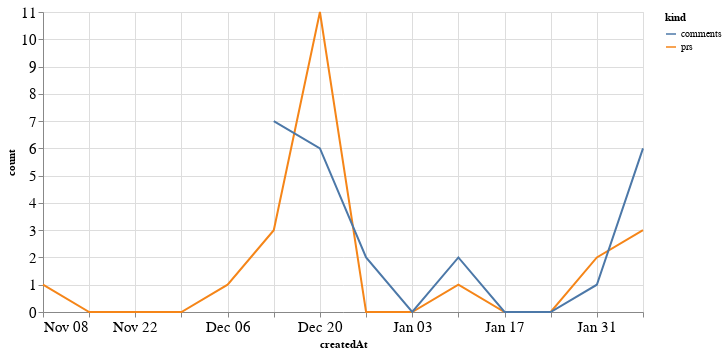

Notebook code cell kept with this figure:
### Code cell
alt.Chart(total_time, width=600).mark_line().encode(
    x='createdAt',
    y='count',
    color='kind'
)

### Figure 1 — Vega-Lite specification as saved in the notebook (floating-point values rounded to 4 significant figures)
{"config": {"axisLeft": {"labelFontSize": 15}, "axisBottom": {"labelFontSize": 15}}, "data": {"name": "data-c34ef8f89c03ea2012f81a2ad82a9b83"}, "mark": "line", "encoding": {"color": {"type": "nominal", "field": "kind"}, "x": {"type": "temporal", "field": "createdAt"}, "y": {"type": "quantitative", "field": "count"}}, "width": 600, "$schema": "https://vega.github.io/schema/vega-lite/v4.8.1.json", "datasets": {"data-c34ef8f89c03ea2012f81a2ad82a9b83": [{"createdAt": "2020-11-08T00:00:00", "kind": "prs", "count": 1.0}, {"createdAt": "2020-11-15T00:00:00", "kind": "prs", "count": 0.0}, {"createdAt": "2020-11-22T00:00:00", "kind": "prs", "count": 0.0}, {"createdAt": "2020-11-29T00:00:00", "kind": "prs", "count": 0.0}, {"createdAt": "2020-12-06T00:00:00", "kind": "prs", "count": 1.0}, {"createdAt": "2020-12-13T00:00:00", "kind": "prs", "count": 3.0}, {"createdAt": "2020-12-20T00:00:00", "kind": "prs", "count": 11.0}, {"createdAt": "2020-12-27T00:00:00", "kind": "prs", "count": 0.0}, {"createdAt": "2021-01-03T00:00:00", "kind": "prs", "count": 0.0}, {"createdAt": "2021-01-10T00:00:00", "kind": "prs", "count": 1.0}, {"createdAt": "2021-01-17T00:00:00", "kind": "prs", "count": 0.0}, {"createdAt": "2021-01-24T00:00:00", "kind": "prs", "count": 0.0}, {"createdAt": "2021-01-31T00:00:00", "kind": "prs", "count": 2.0}, {"createdAt": "2021-02-07T00:00:00", "kind": "prs", "count": 3.0}, {"createdAt": "2020-11-08T00:00:00", "kind": "comments", "count": null}, {"createdAt": "2020-11-15T00:00:00", "kind": "comments", "count": null}, {"createdAt": "2020-11-22T00:00:00", "kind": "comments", "count": null}, {"createdAt": "2020-11-29T00:00:00", "kind": "comments", "count": null}, {"createdAt": "2020-12-06T00:00:00", "kind": "comments", "count": null}, {"createdAt": "2020-12-13T00:00:00", "kind": "comments", "count": 7.0}, {"createdAt": "2020-12-20T00:00:00", "kind": "comments", "count": 6.0}, {"createdAt": "2020-12-27T00:00:00", "kind": "comments", "count": 2.0}, {"createdAt": "2021-01-03T00:00:00", "kind": "comments", "count": 0.0}, {"createdAt": "2021-01-10T00:00:00", "kind": "comments", "count": 2.0}, {"createdAt": "2021-01-17T00:00:00", "kind": "comments", "count": 0.0}, {"createdAt": "2021-01-24T00:00:00", "kind": "comments", "count": 0.0}, {"createdAt": "2021-01-31T00:00:00", "kind": "comments", "count": 1.0}, {"createdAt": "2021-02-07T00:00:00", "kind": "comments", "count": 6.0}]}}
